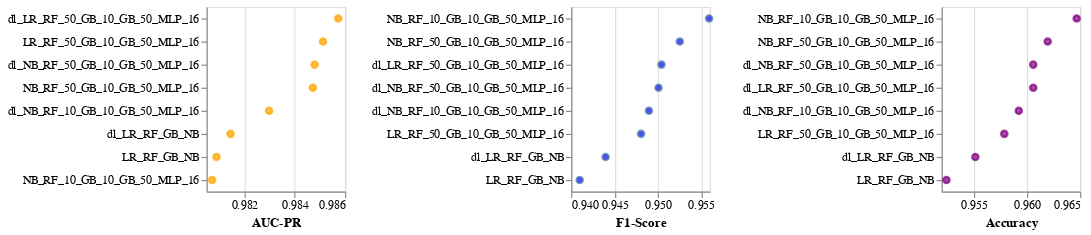

The notebook cell saved with this chart:
### Code cell
df = pd.DataFrame(data)

f1_chart = alt.Chart(df).mark_point(fill="blue").encode(
    y=alt.Y('Configuration', sort="-x", axis=alt.Axis(title=None)),
    x=alt.X('F1-Score').scale(zero=False)
).properties(width=120)

aucpr_chart = alt.Chart(df).mark_point(fill="orange", stroke="orange").encode(
    y=alt.Y('Configuration', sort="-x", axis=alt.Axis(title=None)),
    x=alt.X('AUC-PR').scale(zero=False)
).properties(width=120)

accuracy_chart = alt.Chart(df).mark_point(fill="purple", stroke="purple").encode(
    y=alt.Y('Configuration', sort="-x", axis=alt.Axis(title=None)),
    x=alt.X('Accuracy').scale(zero=False)
).properties(width=120)
(aucpr_chart | f1_chart | accuracy_chart).configure_axis(labelLimit=1000)

### Figure 1 — Vega-Lite specification as saved in the notebook (floating-point values rounded to 4 significant figures)
{"config": {"view": {"continuousWidth": 300, "continuousHeight": 300}, "axis": {"labelLimit": 1000}}, "hconcat": [{"mark": {"type": "point", "fill": "orange", "stroke": "orange"}, "encoding": {"x": {"field": "AUC-PR", "scale": {"zero": false}, "type": "quantitative"}, "y": {"axis": {"title": null}, "field": "Configuration", "sort": "-x", "type": "nominal"}}, "width": 120}, {"mark": {"type": "point", "fill": "blue"}, "encoding": {"x": {"field": "F1-Score", "scale": {"zero": false}, "type": "quantitative"}, "y": {"axis": {"title": null}, "field": "Configuration", "sort": "-x", "type": "nominal"}}, "width": 120}, {"mark": {"type": "point", "fill": "purple", "stroke": "purple"}, "encoding": {"x": {"field": "Accuracy", "scale": {"zero": false}, "type": "quantitative"}, "y": {"axis": {"title": null}, "field": "Configuration", "sort": "-x", "type": "nominal"}}, "width": 120}], "data": {"name": "data-8b38aab0cd8cf96c585c88d50dda7777"}, "$schema": "https://vega.github.io/schema/vega-lite/v5.8.0.json", "datasets": {"data-8b38aab0cd8cf96c585c88d50dda7777": [{"F1-Score": 0.9525, "AUC-PR": 0.9847, "Accuracy": 0.962, "Configuration": "NB_RF_50_GB_10_GB_50_MLP_16"}, {"F1-Score": 0.9559, "AUC-PR": 0.9807, "Accuracy": 0.9647, "Configuration": "NB_RF_10_GB_10_GB_50_MLP_16"}, {"F1-Score": 0.9481, "AUC-PR": 0.9851, "Accuracy": 0.9579, "Configuration": "LR_RF_50_GB_10_GB_50_MLP_16"}, {"F1-Score": 0.941, "AUC-PR": 0.9809, "Accuracy": 0.9524, "Configuration": "LR_RF_GB_NB"}, {"F1-Score": 0.9501, "AUC-PR": 0.9848, "Accuracy": 0.9606, "Configuration": "dl_NB_RF_50_GB_10_GB_50_MLP_16"}, {"F1-Score": 0.949, "AUC-PR": 0.983, "Accuracy": 0.9592, "Configuration": "dl_NB_RF_10_GB_10_GB_50_MLP_16"}, {"F1-Score": 0.9504, "AUC-PR": 0.9857, "Accuracy": 0.9606, "Configuration": "dl_LR_RF_50_GB_10_GB_50_MLP_16"}, {"F1-Score": 0.944, "AUC-PR": 0.9815, "Accuracy": 0.9552, "Configuration": "dl_LR_RF_GB_NB"}]}}
